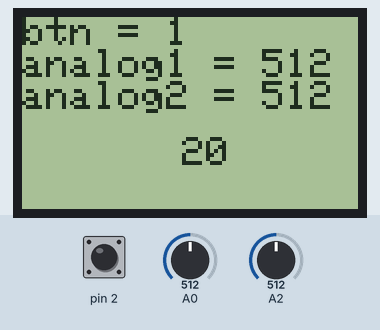
This sketch was run on a simulated Arduino Uno, built with avr-gcc and run on an emulated ATmega328P. Parts: 84×48 one-colour display. The test bench sets the inputs (shaded band); at power-on: A0 = 512, A2 = 512, pin 2 HIGH.

Above: at 1.2 s.
1.3 s: A0 set to 716
At 2.5 s:
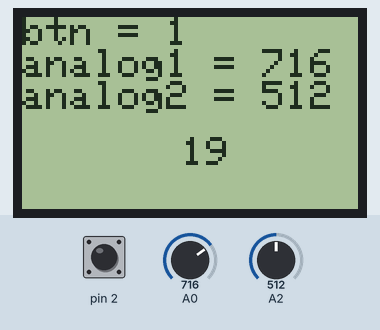
3.5 s: A2 set to 716
At 4.5 s:
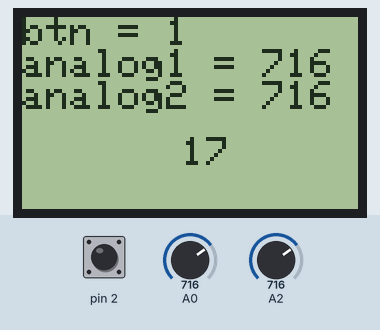
5.5 s: pin 2 pulled LOW for 0.15 s
At 5.59 s:
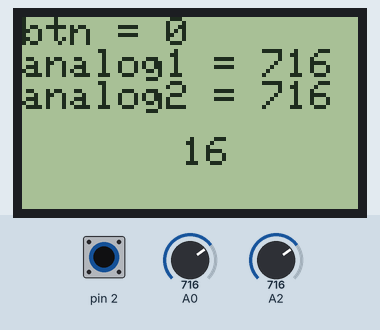
7.1 s: pin 2 pulled LOW for 1 s
At 7.4 s:
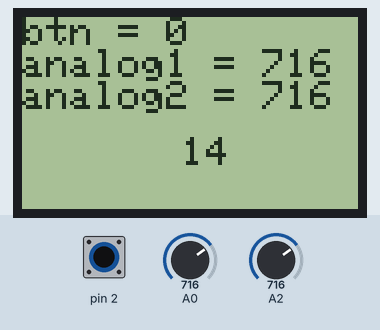
9.6 s: A0 set to 900
At 10.4 s:
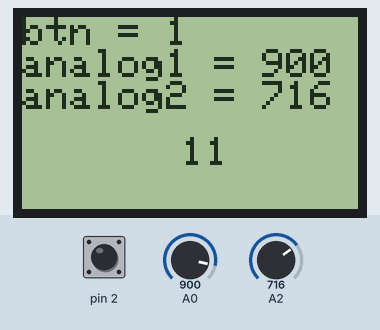
11.5 s: A2 set to 900
At 12.5 s:
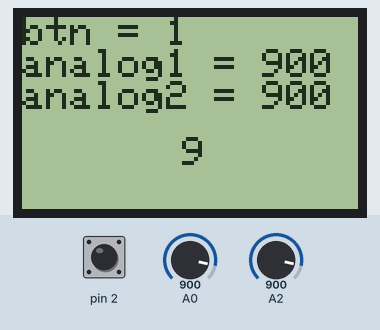
Timing chart, 0 to 14.5 s (numbered marks = the images above; inputs shaded):
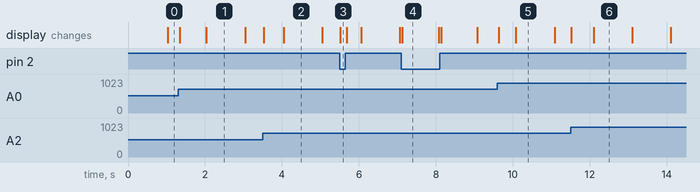

Measured:
- what the display in image 1 shows lasts 1.0 s, from 2.0 s to 3.0 s
- what the display in image 4 shows lasts 1.0 s, from 7.1 s to 8.1 s

The sketch:

Nokia_LCD_Test.ino
```cpp
#include<Adafruit_GFX.h>
#include<Adafruit_PCD8544.h>

Adafruit_PCD8544 display = Adafruit_PCD8544(7, 6, 5, 3, 4);
long int lastMillis = 0;
int i = 0;

void setup(){
  pinMode(2,INPUT);
  digitalWrite(2,HIGH);
  Serial.begin(9600);

  display.begin();
  display.setContrast(55);
  display.setTextSize(1);
  display.setTextColor(BLACK);
}

void loop(){
  display.clearDisplay();
  display.setCursor(0,0);
  display.print("btn = ");
  display.println(digitalRead(2));
  display.print("analog1 = ");
  display.println(analogRead(A0));
  display.print("analog2 = ");
  display.println(analogRead(A2));

  if(millis() - lastMillis >= 1000){
    lastMillis = millis();
    if(i == 0){
      i = 20;
    }else{
      i --;
    }
  }

  display.setCursor(40,30);
  display.print(i);
  display.display();
  delay(5);
}
```
